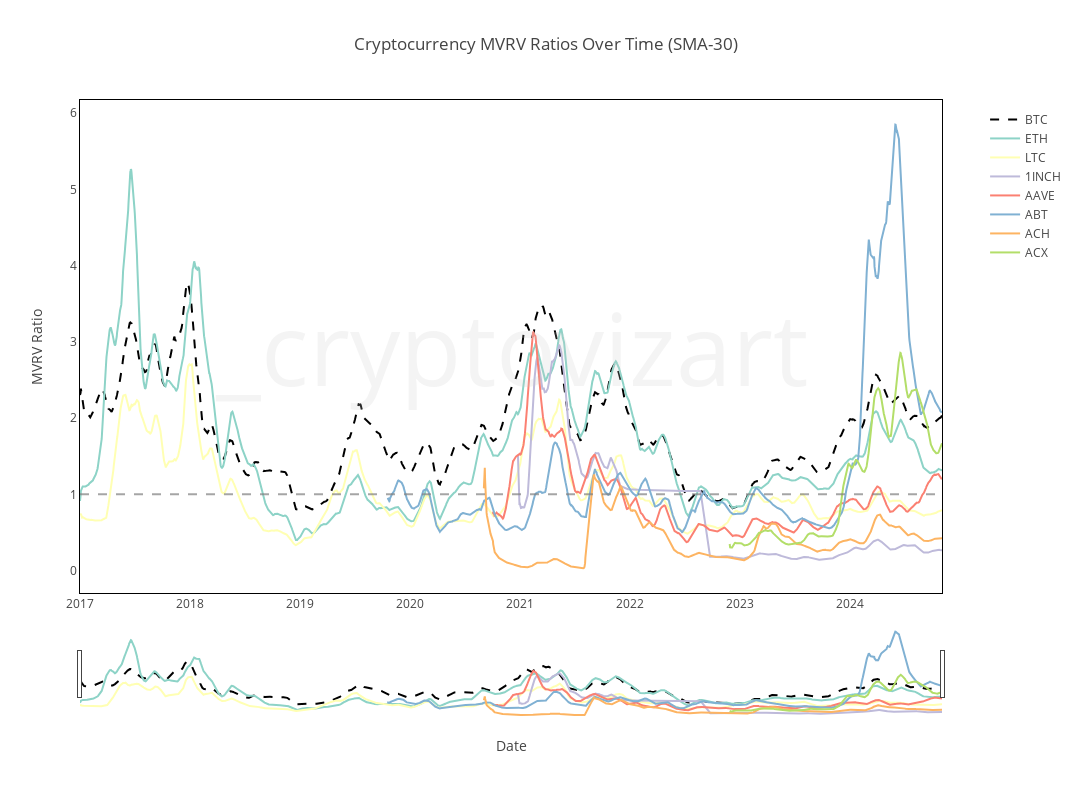

The notebook cell saved with this chart:
### Code cell
# Usage example:
combined_fig = plot_all_mvrv(final_df)
# Display the figures
combined_fig.show()

### Figure 1 — Plotly figure (JSON) as saved in the notebook; plotly's stock layout.template omitted (floating-point values rounded to 4 significant figures; data arrays with more than 128 entries replaced by an {"elided": "..."} marker saying what was removed)
{"data": [{"connectgaps": false, "line": {"color": "#000000", "dash": "dash", "width": 2}, "mode": "lines", "name": "BTC", "x": {"elided": "2863 str values"}, "y": {"elided": "2863 float values"}, "type": "scatter"}, {"connectgaps": false, "line": {"color": "rgb(141,211,199)", "dash": "solid", "width": 2}, "mode": "lines", "name": "ETH", "x": {"elided": "2863 str values"}, "y": {"elided": "2863 float values"}, "type": "scatter"}, {"connectgaps": false, "line": {"color": "rgb(255,255,179)", "dash": "solid", "width": 2}, "mode": "lines", "name": "LTC", "x": {"elided": "2863 str values"}, "y": {"elided": "2863 float values"}, "type": "scatter"}, {"connectgaps": false, "line": {"color": "rgb(190,186,218)", "dash": "solid", "width": 2}, "mode": "lines", "name": "1INCH", "x": {"elided": "2863 str values"}, "y": {"elided": "2863 float values"}, "type": "scatter"}, {"connectgaps": false, "line": {"color": "rgb(251,128,114)", "dash": "solid", "width": 2}, "mode": "lines", "name": "AAVE", "x": {"elided": "2863 str values"}, "y": {"elided": "2863 float values"}, "type": "scatter"}, {"connectgaps": false, "line": {"color": "rgb(128,177,211)", "dash": "solid", "width": 2}, "mode": "lines", "name": "ABT", "x": {"elided": "2863 str values"}, "y": {"elided": "2863 float values"}, "type": "scatter"}, {"connectgaps": false, "line": {"color": "rgb(253,180,98)", "dash": "solid", "width": 2}, "mode": "lines", "name": "ACH", "x": {"elided": "2863 str values"}, "y": {"elided": "2863 float values"}, "type": "scatter"}, {"connectgaps": false, "line": {"color": "rgb(179,222,105)", "dash": "solid", "width": 2}, "mode": "lines", "name": "ACX", "x": {"elided": "2863 str values"}, "y": {"elided": "2863 float values"}, "type": "scatter"}], "layout": {"annotations": [{"font": {"color": "rgba(200,200,200,0.2)", "size": 100}, "showarrow": false, "text": "_cryptovizart", "textangle": 0, "x": 0.5, "xref": "paper", "y": 0.5, "yref": "paper"}], "shapes": [{"line": {"color": "gray", "dash": "dash"}, "name": "MVRV = 1", "opacity": 0.7, "type": "line", "x0": 0, "x1": 1, "xref": "x domain", "y0": 1, "y1": 1, "yref": "y"}], "legend": {"yanchor": "top", "y": 0.99, "xanchor": "left", "x": 1.05}, "margin": {"r": 150}, "yaxis": {"title": {"text": "MVRV Ratio"}, "type": "linear", "showgrid": false, "zeroline": false, "showline": true, "linewidth": 1, "linecolor": "black", "mirror": true}, "xaxis": {"title": {"text": "Date"}, "showgrid": false, "zeroline": false, "showline": true, "linewidth": 1, "linecolor": "black", "mirror": true, "rangeslider": {"visible": true}}, "title": {"text": "Cryptocurrency MVRV Ratios Over Time (SMA-30)"}, "plot_bgcolor": "white", "paper_bgcolor": "white", "hovermode": "x unified", "showlegend": true, "height": 800, "width": 1200}}
